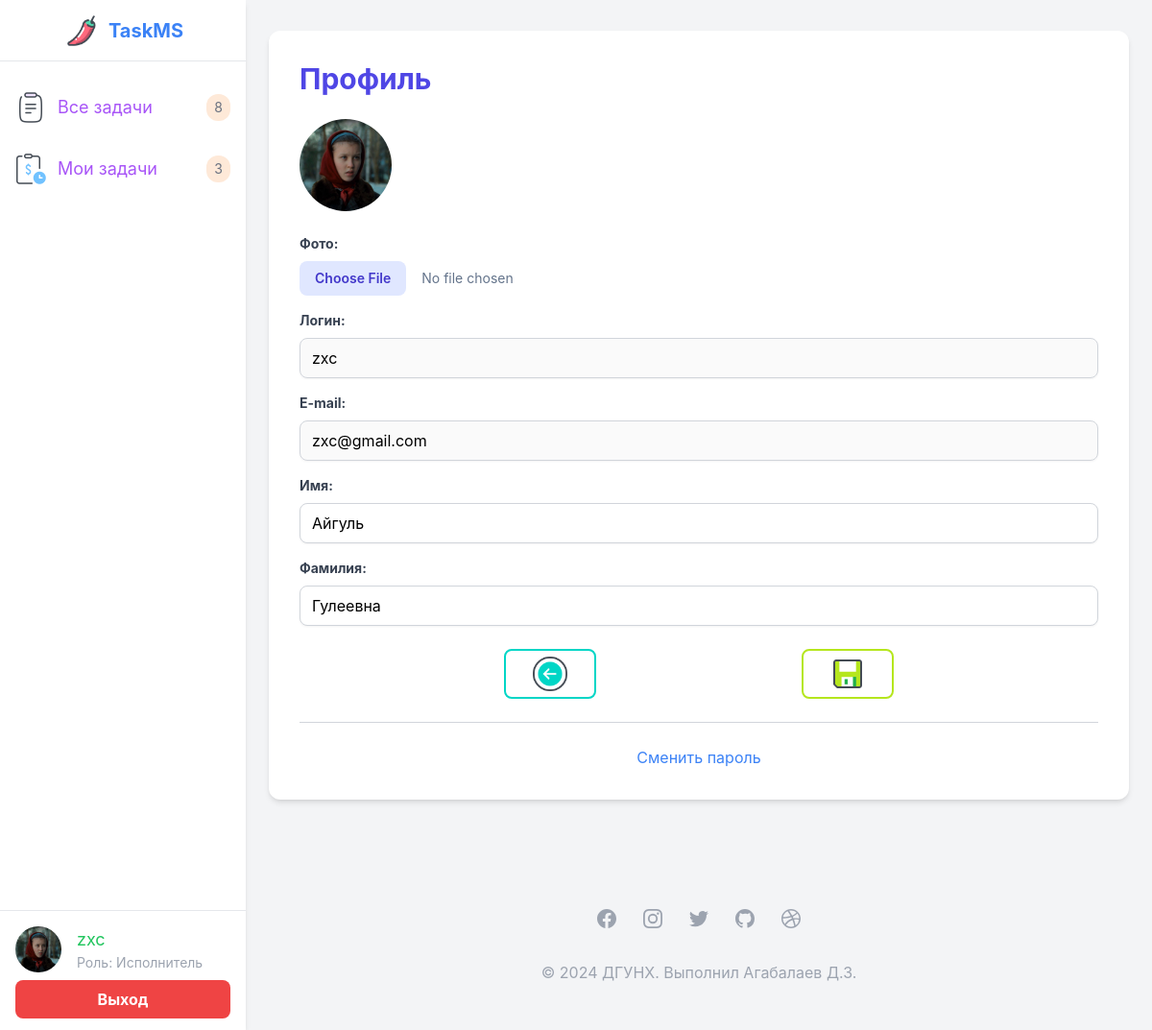
The app's page /authentication/profile/ (signed in) with its own data.
### authentication/models.py (models this page shows, shortened)
class User(AbstractUser):
    class Role(models.TextChoices):
        ADMIN = 'admin', 'Администратор'
        MANAGER = 'manager', 'Менеджер'
        WORKER = 'worker', 'Исполнитель'
        READER = 'reader', 'Читатель'
    role = models.CharField("Роль",
                            max_length=15,
                            choices=Role.choices,
                            default=Role.READER)
    first_name = models.CharField("Имя", max_length=150, blank=True)
    last_name = models.CharField("Фамилия", max_length=150, blank=True)
    email = models.EmailField(unique=True)
    photo = models.ImageField("Фото", null=True, blank=True)
    def photo_exists(self):
        if self.photo:
            return os.path.isfile(os.path.join(settings.MEDIA_ROOT, self.photo.name))
        return False

### authentication/views.py (the view, shortened to what this page needs)
# urls.py: path("profile/", views.ProfileUser.as_view(), name="profile"),
class ProfileUser(LoginRequiredMixin, UpdateView):
    model = get_user_model()
    form_class = ProfileUserForm
    template_name = "authentication/profile.html"
    def get_context_data(self, **kwargs):
        context = super().get_context_data(**kwargs)
        context["title"] = "TMS | Личный кабинет"
        context["page_name"] = "Личный кабинет"
        context["menu"] = get_menu(self.request.user)  # Добавляем меню в контекст
        return context
    def get_object(self, queryset=None):
        return self.request.user

### authentication/forms.py
class ProfileUserForm(forms.ModelForm):
    username = forms.CharField(
        disabled=True,
        label="Логин",
        widget=forms.TextInput(attrs={"class": "custom-input"}),
    )
    email = forms.CharField(
        disabled=True,
        label="E-mail",
        widget=forms.TextInput(attrs={"class": "custom-input"}),
    )
    class Meta:
        model = get_user_model()
        fields = ["photo", "username", "email", "first_name", "last_name"]
        labels = {"photo": "Фото", "first_name": "Имя", "last_name": "Фамилия"}
        widgets = {
            "first_name": forms.TextInput(attrs={"class": "custom-input"}),
            "last_name": forms.TextInput(attrs={"class": "custom-input"}),
        }

### authentication/templates/authentication/profile.html (shortened to what this page needs)
{% extends 'base.html' %}
{% load static %}
{% block content %}
<div class="max-w-4xl mx-auto bg-white rounded-xl shadow-md overflow-hidden p-8 my-8">
  <h1 class="text-3xl font-bold text-indigo-600 mb-6">Профиль</h1>
  <form method="post" enctype="multipart/form-data" class="space-y-6">
    <div class="flex items-center space-x-4 mb-4">
      {% if user.photo_exists %}
      <img class="size-24 object-cover rounded-full" src="{{ user.photo.url }}" alt="Profile Picture">
      {% else %}
      <img class="w-24 h-24 rounded-full" src="{% static 'images/default_avatar.jpg' %}" alt="Default Profile Picture">
      {% endif %}
    </div>
    <div class="space-y-4">
      {% for f in form %}
      <div>
        <label class="block text-gray-700 text-sm font-bold mb-2" for="{{ f.id_for_label }}">{{ f.label }}:</label>
        {% if f.field.widget.input_type == 'file' %}
        <input type="file" name="{{ f.name }}" id="{{ f.id_for_label }}" class="block w-full text-sm text-slate-500
          file:mr-4 file:py-2 file:px-4
          file:rounded-lg file:border-0
          file:text-sm file:font-semibold
          file:bg-indigo-100 file:text-indigo-700
          hover:file:bg-indigo-200
        "/>
        {% else %}
        {{ f }}
        {% endif %}
      </div>
      {% endfor %}
    </div>
    <div class="mt-6 flex justify-evenly items-center">
      <button onclick="history.back()" class="border-2 border-[#00d6c6] rounded-lg w-24 py-1 transition-transform duration-300 transform hover:scale-110">
        <img class="size-10 mx-auto" src="{% static 'images/back_btn.png' %}" alt="back_btn" />
      </button>
      <button type="submit" class="border-2 border-[#b5e61d] rounded-lg w-24 py-1 transition-transform duration-300 transform hover:scale-110">
        <img class="size-10 mx-auto" src="{% static 'images/save_btn.png' %}" alt="save_btn" />
      </button>
    </div>
  </form>
  <hr class="my-6 border-gray-300">
  <p class="text-center">
    <a href="#" class="text-blue-500 hover:text-blue-700">Сменить пароль</a>
  </p>
</div>
{% endblock %}

### templates/base.html (shortened to what this page needs)
{% load static %}
<!DOCTYPE html>
<html lang="ru">
<head>
    <link rel="stylesheet" href="{% static 'css/output.css' %}">
</head>
<body class="bg-gray-100 flex" style="font-family: 'Inter', sans-serif;">
    <aside class="w-64 bg-white shadow-md fixed h-full">
        <div class="flex items-center justify-center h-16 border-b border-gray-200">
            <a href="{% url 'tasksystem:content' %}" class="flex items-center space-x-2 transition-transform duration-300 transform hover:scale-110">
                <img src="{% static 'images/logo.png' %}" alt="Profile Picture" class="size-10">
                <span class="text-xl font-bold text-blue-500">TaskMS</span>
            </a>
        </div>
        <nav class="mt-4">
            <ul>
                {% for m in menu %}
                    <li class="flex items-center hover:bg-gray-100 transition-colors duration-200">
                        <a href="{% url m.url_name %}" class="flex items-center justify-between w-full p-4 transition-transform duration-300 transform hover:scale-105">
                            <div class="flex flex-row items-center space-x-3 flex-nowrap">
                            {% if m.icon == "all_tasks" %}
                            <img src="{% static 'images/all_tasks.png' %}" alt="ICO " class="size-8">
                            {% elif m.icon == "add_task" %}
                            <img src="{% static 'images/add_task.png' %}" alt="ICO" class="size-8">
                            {% elif m.icon == "user_control" %}
                            <img src="{% static 'images/user_control.png' %}" alt="ICO" class="size-8">
                            {% elif m.icon == "mandatory_tasks" %}
                            <img src="{% static 'images/mandatory_tasks.png' %}" alt="ICO" class="size-8">
                            {% elif m.icon == "dashboard" %}
                            <img src="{% static 'images/dashboard.png' %}" alt="ICO" class="size-8">
                            {% elif m.icon == "completed_tasks" %}
                            <img src="{% static 'images/completed_tasks.png' %}" alt="ICO" class="size-8">
                            {% endif %}
                            <span class="text-lg text-purple-500">{{ m.title }}</span>
                            </div>
                            {% if m.count %}
                            <div class="text-gray-500 self-justify-end text-sm bg-orange-400/20 py-1 px-2 rounded-xl">{{ m.count }}</div>
                            {% endif %}
                        </a>
                    </li>
                {% endfor %}
            </ul>
        </nav>
        <div class="absolute bottom-0 w-full pt-4 pb-3 px-4 border-t border-gray-200">
            <a href="{% url 'authentication:profile' %}" class="flex items-center rounded-lg hover:bg-gray-50 transition-colors duration-200 group/user">
                {% if request.user.photo and request.user.photo_exists %}
                <img class="flex-none object-cover size-12 rounded-full group-hover/user:grayscale" src="{{ request.user.photo.url }}" alt="Profile Picture">
                {% else %}
                <img class="object-cover size-12 rounded-full group-hover/user:grayscale" src="{% static 'images/default_avatar.jpg' %}" alt="Default Profile Picture">
                {% endif %}
                <div class="ml-4 w-full">
                    {% if request.user.is_authenticated %}
                        <span class="text-lg text-green-500 group-hover/user:underline group-hover/user:text-gray-700">{{ request.user.username }}</span>
                        <p class="text-sm text-gray-400">Роль: {{ request.user.get_role_display }}</p>
                    {% else %}
                        <span class="text-lg text-green-500 group-hover/user:underline group-hover/user:text-gray-700">Гость</span>
                        <p class="text-sm text-gray-400">Статус: Читатеть</p>
                    {% endif %}
                </div>
            </a>
            <div class="flex flex-row mt-2 space-x-4">
                {% if request.user.is_authenticated %}
                <form action="{% url 'authentication:logout' %}" method="post" class="w-full">
                    <button type="submit" class="w-full py-2 px-4 bg-red-500 hover:bg-red-600 text-white font-bold rounded-lg transition-colors duration-200">
                        Выход
                    </button>
                </form>
                {% else %}
                <form action="{% url 'authentication:login' %}" class="shrink-0 w-full">
                    <button type="submit" class="w-full py-2 px-4 bg-green-400 hover:bg-green-500 text-white font-bold rounded-lg transition-colors duration-200">
                        Авторизация
                    </button>
                </form>
                {% endif %}
            </div>
        </div>
    </aside>
    <div class="flex-grow ml-64">
        {% block content %}
        {% endblock content %}
        <foooter class="bg-white">
            <div class="max-w-screen-xl px-4 py-12 mx-auto space-y-8 overflow-hidden sm:px-6 lg:px-8">
                <div class="flex justify-center mt-8 space-x-6">
                    <a href="#" class="text-gray-400 hover:text-gray-500">
                    </a>
                    <a href="#" class="text-gray-400 hover:text-gray-500">
                    </a>
                    <a href="#" class="text-gray-400 hover:text-gray-500">
                    </a>
                    <a href="#" class="text-gray-400 hover:text-gray-500">
                    </a>
                    <a href="#" class="text-gray-400 hover:text-gray-500">
                    </a>
                </div>
                <p class="mt-8 text-base leading-6 text-center text-gray-400">
                    © 2024 ДГУНХ. Выполнил Агабалаев Д.З.
                </p>
            </div>
        </foooter>
    </div>
</body>
</html>

### records on screen
User: user.photo (picture), user.username "zxc", user.role "Исполнитель", photo (picture), form "zxc" "zxc@gmail.com" "Айгуль" "Гулеевна"

### other values on screen
{{ m.title }} "Все задачи" "Мои задачи"
{{ m.count }} "8" "3"
{{ f.label }} "Фото" "Логин" "E-mail" "Имя" "Фамилия"
